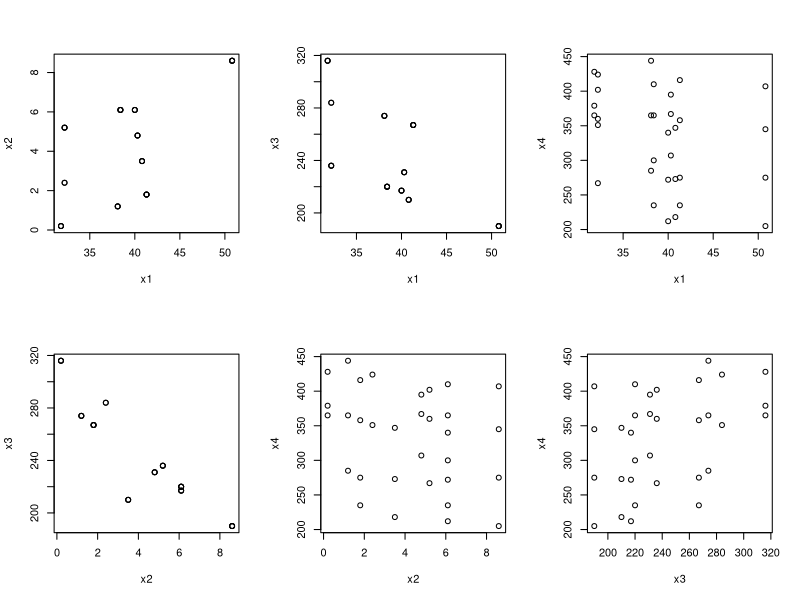
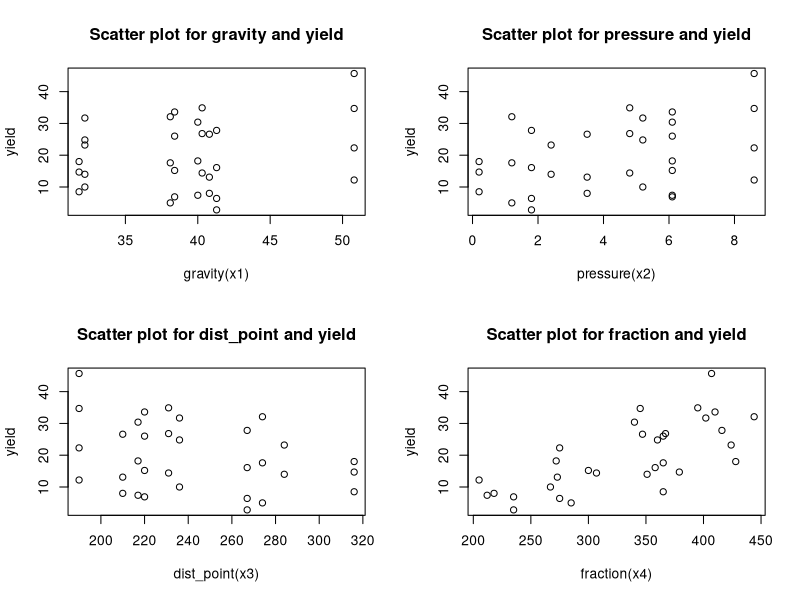
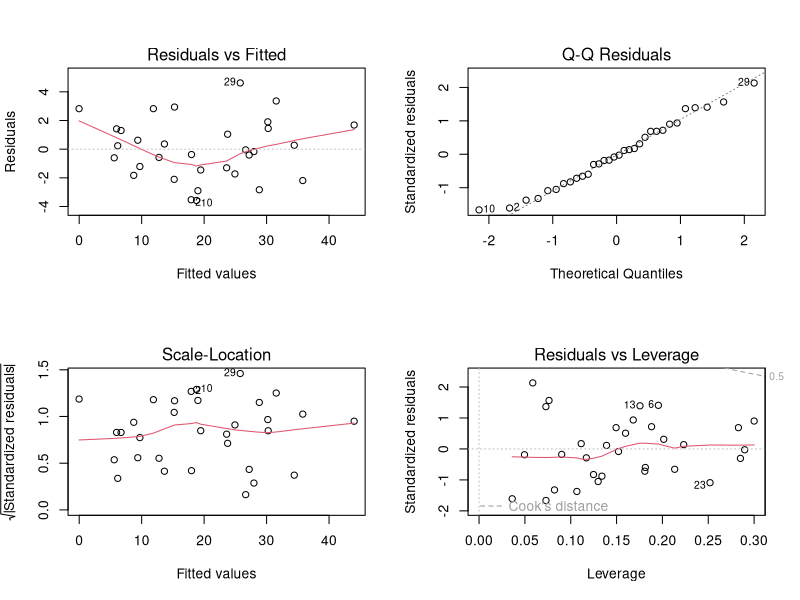
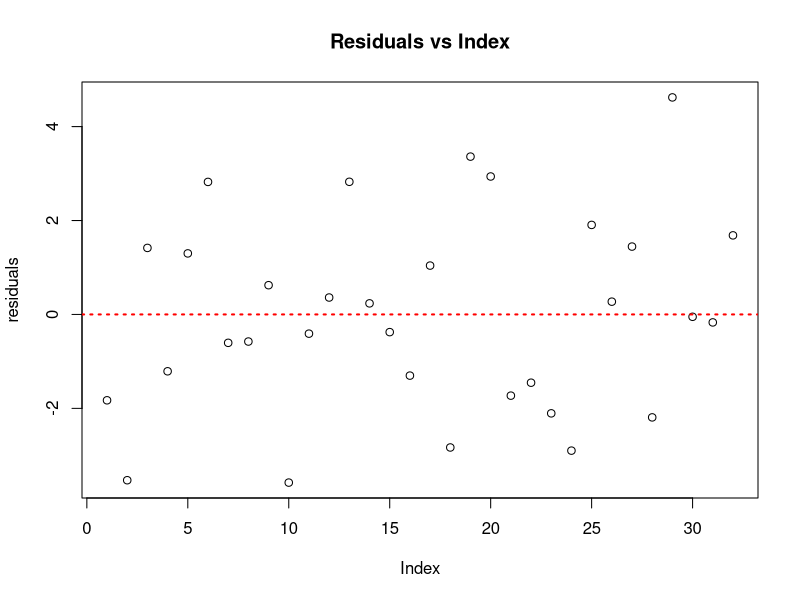

These charts were generated, in order, by the following R code: (Note: this script raises an error after producing the figures.)
# GRM coursework
# read the file
petroleum = read.csv("petroleum.csv")
# extract the explanatory variables
x1 = petroleum$gravity
x2 = petroleum$pressure
x3 = petroleum$dist_point
x4 = petroleum$fraction
# extract the response variable
y = petroleum$yield

# summary of data
summary(x1)
summary(x2)
summary(x3)
summary(x4)
summary(y)

# correlation plot
par(mfrow = c(2, 3))
plot(x1, x2)
plot(x1, x3)
plot(x1, x4)
plot(x2, x3)
plot(x2, x4)
plot(x3, x4)

# draw scater plots
par(mfrow = c(2, 2))
plot(x1, y, xlab = "gravity(x1)", ylab = "yield", cex.main = 1.2,
     main = "Scatter plot for gravity and yield")
plot(x2, y, xlab = "pressure(x2)", ylab = "yield", cex.main = 1.2,
     main = "Scatter plot for pressure and yield")
plot(x3, y, xlab = "dist_point(x3)", ylab = "yield", cex.main = 1.2,
     main = "Scatter plot for dist_point and yield")
plot(x4, y, xlab = "fraction(x4)", ylab = "yield", cex.main = 1.2,
     main = "Scatter plot for fraction and yield")

# linear regression
fit = lm(y ~ x1 + x2 + x3 + x4)
summary(fit)

# draw Q-Q plots and other residuals plots
par(mfrow = c(2, 2))
plot(fit)

# draw residual plots
par(mfrow = c(1, 1))
residuals = residuals(fit)
plot(residuals, main = "Residuals vs Index")
abline(h = 0, lwd = 2, lty = 3, col = "red")

# remove "pressure"
fit_1 = lm(y ~ x1 + x3 + x4)
summary(fit_1)

# convert the yield to log yield
fit_2 = lm(y_log ~ x1 + x2 + x3 + x4)
summary(fit_2)
plot(fit_2)

par(mfrow = c(1, 2))
hist(y, col = "steelblue")
hist(log(y), col = "steelblue")

# draw residual plots
par(mfrow = c(1, 1))
residuals = residuals(fit)
plot(residuals, main = "Residuals vs Index")
abline(h = 0, lwd = 2, lty = 3, col = "red")

# create a new variable D and remove the intercept
new_variable = x2/x3
fit_3 = lm(log(y) ~ x1 + new_variable + x4 - 1)
summary(fit_3)
par(mfrow = c(2, 2))
plot(fit_3)
# draw residual plots
par(mfrow = c(1, 1))
residuals = residuals(fit_3)
plot(residuals, main = "Residuals vs Index")
abline(h = 0, lwd = 2, lty = 3, col = "red")

# prediction
x1_new = mean(x1);x1_new
x2_new = mean(x2);x2_new
x3_new = mean(x3);x3_new
x4_new = mean(x4);x4_new
D_new = x2_new/x3_new
predict(fit, data.frame(x1 = 39.25, x2 = 4.18125, x3 = 241.5, x4 = 332.0938), 
        interval = "confidence")
predict(fit_3, data.frame(x1 = 39.25, new_variable = 0.01731366, x4 = 332.0938), 
        interval = "confidence")
